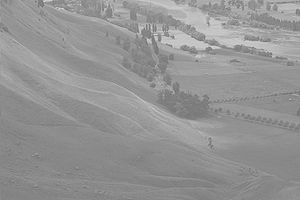
#> input picture histogram_equalization/images/landscape.jpg, 300 x 200 px, found by its file name; its folder holds only this picture in this run
$ python histogram_equalization.py
#> lines starting #> are read from the running program, lines starting #| are printed output that depends on the picture
from PIL import Image, ImageOps
import matplotlib.pyplot as plt
import numpy as np

imgFile = input('Digite o nome da imagem: ')
#> the answer given: images/landscape.jpg
imgName = imgFile.split('.')[0]

img = Image.open(f'images/{imgFile}')
#> img is the input picture: PIL image 300x200 L; min 100, max 223, mean 148
img = ImageOps.exif_transpose(img)

totalPixels = img.width * img.height
#> totalPixels = 60000

imgArray = np.asarray(img)

if(imgArray[0][0].size > 1):
    grayscale = False

    print('\033[4;31mAtenção!!')
    print('\033[0;34mEqualizar imagens coloridas (como imagens RGB) pode alterar significativamente o equilíbrio das cores.\033[;;m')
else:
    grayscale = True

if grayscale:
    histogram = np.zeros(256)
else:
    histogram = np.zeros((3, 256))

# Histograma
for pixelLine in imgArray:
    for pixel in pixelLine:
        if grayscale:
            histogram[pixel] += 1
        else:
            histogram[0, pixel[0]] += 1
            histogram[1, pixel[1]] += 1
            histogram[2, pixel[2]] += 1
#> after the loop, histogram = 256 values, max 2580 at index 138, min 0 at index 0, mean 234.4

if grayscale:
    plt.plot(histogram, color='gray')

    plt.title('Grayscale Histogram')
    plt.xlabel('Value')
else:
    plt.plot(histogram[0], color='red')
    plt.plot(histogram[1], color='green')
    plt.plot(histogram[2], color='blue')

    plt.title('Color Histogram')
    plt.xlabel('Color Value')

plt.ylabel('Frequency')

plt.show()
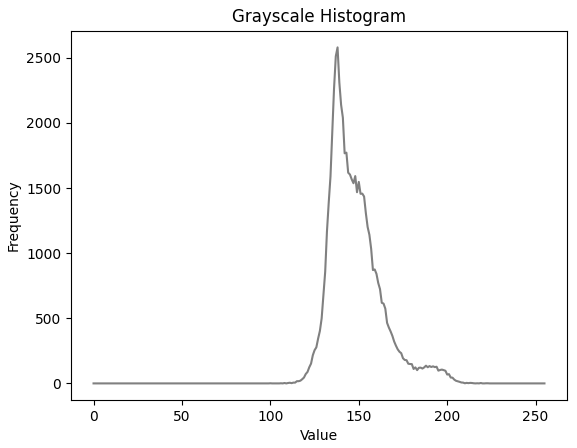
#> figure drawn by matplotlib, 1 panel; curve peaks at x = 138, y = 2580

# Histograma Normalizado
if grayscale:
    normalHist = np.zeros(256)

    for value in range(len(histogram)):
        normalHist[value] = histogram[value] / totalPixels
#> after the loop, normalHist = 256 values, max 0.043 at index 138, min 0 at index 0, mean 0.00391

    plt.plot(normalHist, color='gray')

    plt.title('Normalized Grayscale Histogram')
    plt.xlabel('Value')
else:
    normalHist = np.zeros((3, 256))

    for color in range(len(histogram)):
        for value in range(len(histogram[color])):
            normalHist[color, value] = histogram[color, value] / totalPixels

    plt.plot(normalHist[0], color='red')
    plt.plot(normalHist[1], color='green')
    plt.plot(normalHist[2], color='blue')

    plt.title('Normalized Color Histogram')
    plt.xlabel('Color Value')

plt.ylabel('Frequency')

plt.show()
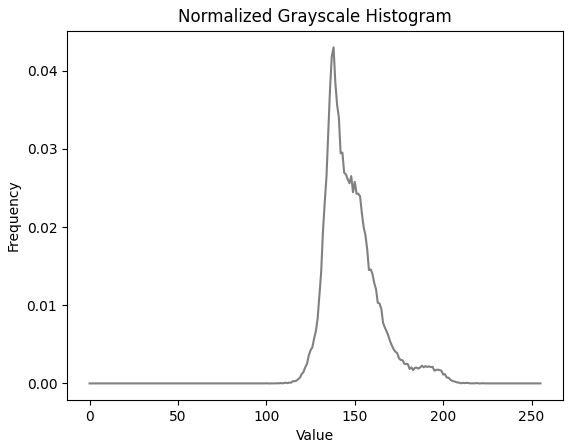
#> figure drawn by matplotlib, 1 panel; curve peaks at x = 138, y = 0.043

# Histograma Acumulado
if grayscale:
    accumulatedHistogram = np.zeros(256)

    for value in range(len(normalHist)):
        if value != 0:
            accumulatedHistogram[value] = accumulatedHistogram[value - 1] + normalHist[value]
        else:
            accumulatedHistogram[value] = normalHist[value]
#> after the loop, accumulatedHistogram = 256 values from 0 to 1

    plt.plot(accumulatedHistogram, color='gray')

    plt.title('Accumulated Grayscale Histogram')
    plt.xlabel('Value')
else:
    accumulatedHistogram = np.zeros((3, 256))

    for color in range(len(normalHist)):
        for frequency in range(len(histogram[color] - 1)):
            if frequency != 0:
                accumulatedHistogram[color, frequency] = accumulatedHistogram[color, frequency - 1] + normalHist[color, frequency]
            else:
                accumulatedHistogram[color, frequency] = normalHist[color, frequency]

    plt.plot(accumulatedHistogram[0], color='red')
    plt.plot(accumulatedHistogram[1], color='green')
    plt.plot(accumulatedHistogram[2], color='blue')

    plt.title('Accumulated Color Histogram')
    plt.xlabel('Color Value')

plt.ylabel('Frequency')

plt.show()
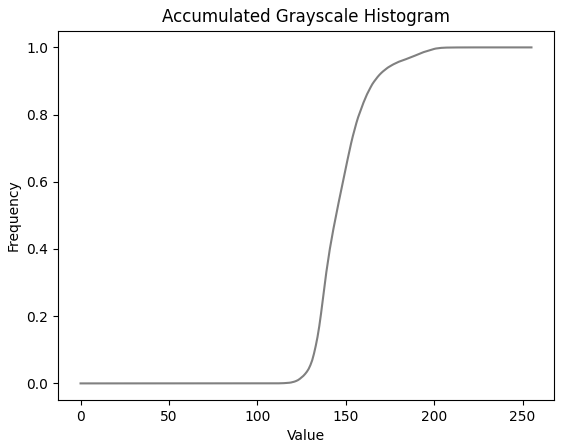
#> figure drawn by matplotlib, 1 panel; curve peaks at x = 223, y = 1

# Imagem equalizada
if grayscale:
    equalizedArray = np.zeros((img.height, img.width), dtype=np.uint8)
else:
    equalizedArray = np.zeros((img.height, img.width, 3), dtype=np.uint8)

for i in range(img.height):
    for j in range(img.width):
        if grayscale:
            equalizedArray[i, j] = round(255 * accumulatedHistogram[imgArray[i, j]])
        else:
            for k in range(3):
                equalizedArray[i, j, k] = round(255 * accumulatedHistogram[k, imgArray[i, j, k]])
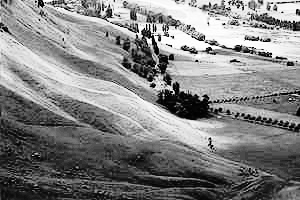
#> equalizedArray: shape (200, 300); min 0, max 255, mean 130.6

if grayscale:
    equalizedImg = Image.fromarray(equalizedArray, mode='L')
else:
    equalizedImg = Image.fromarray(equalizedArray, mode='RGB')
equalizedImg.save(f'equalized-images/{imgName}.jpg', format='JPEG')
equalizedImg.show()

# Histograma Após Equalização
for pixelLine in equalizedArray:
    for pixel in pixelLine:
        if grayscale:
            histogram[pixel] += 1
        else:
            histogram[0, pixel[0]] += 1
            histogram[1, pixel[1]] += 1
            histogram[2, pixel[2]] += 1
#> after the loop, histogram = 256 values, max 4147 at index 138, min 0 at index 4, mean 468.8

if grayscale:
    plt.plot(histogram, color='gray')

    plt.title('Grayscale Histogram')
    plt.xlabel('Value')
else:
    plt.plot(histogram[0], color='red')
    plt.plot(histogram[1], color='green')
    plt.plot(histogram[2], color='blue')

    plt.title('Color Histogram')
    plt.xlabel('Color Value')

plt.ylabel('Frequency')

plt.show()
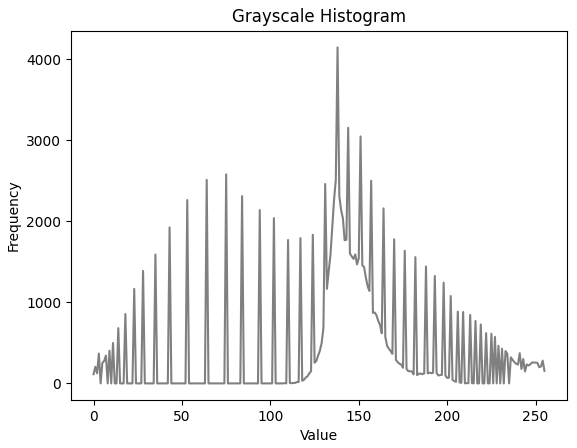
#> figure drawn by matplotlib, 1 panel; curve peaks at x = 138, y = 4147
